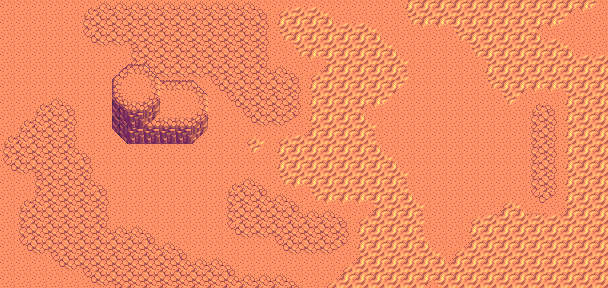

This is a level from a 2D game, rendered from its Tiled map with the project's own tilesets. A one-line summary and the map file follow, with tile-layer data summarised:
An orthogonal 38x18 tile map with 16x16 px tiles, 8 tile layers (Terrain 0, Detail 0, Terrain 1, Detail 1, ...), 2 tilesets.

<map version="1.10" tiledversion="1.10.2" orientation="orthogonal" renderorder="right-down" width="38" height="18" tilewidth="16" tileheight="16" infinite="0" nextlayerid="33" nextobjectid="70">
 <editorsettings>
  <export format="tmx" />
 </editorsettings>
 <tileset firstgid="1" source="../tsx/Terrain.tsx" />
 <tileset firstgid="100" source="../tsx/Detail.tsx" />
 <group id="18" name="Layer 0">
  <properties>
   <property name="z_index" type="int" value="0" />
  </properties>
  <layer id="14" name="Terrain 0" width="38" height="18" offsetx="0" offsety="16">
   <data>[684 cells, 684 non-empty, 13 distinct tile ids]</data>
  </layer>
  <layer id="17" name="Detail 0" width="38" height="18">
   <properties>
    <property name="y_sort_origin" type="int" value="16" />
   </properties>
   <data>[684 cells, 459 non-empty, 25 distinct tile ids]</data>
  </layer>
  <objectgroup color="#088701" id="26" name="Objects 0" />
 </group>
 <group id="19" name="Layer 1">
  <properties>
   <property name="z_index" type="int" value="1" />
  </properties>
  <layer id="15" name="Terrain 1" width="38" height="18" offsetx="0" offsety="16">
   <data>[684 cells, 18 non-empty, 9 distinct tile ids]</data>
  </layer>
  <layer id="20" name="Detail 1" width="38" height="18">
   <properties>
    <property name="y_sort_origin" type="int" value="16" />
   </properties>
   <data>[684 cells, 0 non-empty, 0 distinct tile ids]</data>
  </layer>
  <objectgroup color="#00aa00" id="27" name="Objects 1" />
 </group>
 <group id="21" name="Layer 2">
  <properties>
   <property name="z_index" type="int" value="2" />
  </properties>
  <layer id="22" name="Terrain 2" width="38" height="18" offsetx="0" offsety="16">
   <data>[684 cells, 9 non-empty, 9 distinct tile ids]</data>
  </layer>
  <layer id="23" name="Detail 2" width="38" height="18">
   <properties>
    <property name="y_sort_origin" type="int" value="16" />
   </properties>
   <data>[684 cells, 0 non-empty, 0 distinct tile ids]</data>
  </layer>
  <objectgroup color="#55ff00" id="31" name="Objects 2" />
 </group>
 <group id="28" name="Layer 3">
  <properties>
   <property name="z_index" type="int" value="3" />
  </properties>
  <layer id="29" name="Terrain 3" width="38" height="18" offsetx="0" offsety="16">
   <data>[684 cells, 0 non-empty, 0 distinct tile ids]</data>
  </layer>
  <layer id="30" name="Detail 3" width="38" height="18">
   <properties>
    <property name="y_sort_origin" type="int" value="16" />
   </properties>
   <data>[684 cells, 0 non-empty, 0 distinct tile ids]</data>
  </layer>
  <objectgroup color="#aaff00" id="32" name="Objects 3" />
 </group>
</map>